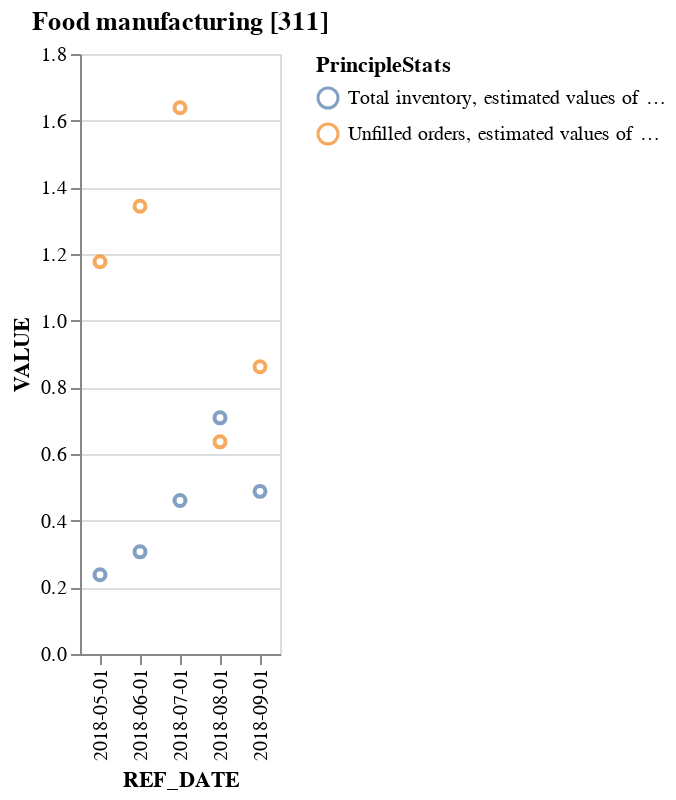

The notebook cell this image was saved under:
### Code cell
plot_supply_and_demand_canada(df_sales, "Food manufacturing [311]")

### Figure 1 — Vega-Lite specification as saved in the notebook (floating-point values rounded to 4 significant figures)
{"config": {"view": {"continuousWidth": 300, "continuousHeight": 300}}, "data": {"name": "data-de93176bbf5556dec1cf4e91ab6b729e"}, "mark": {"type": "point"}, "encoding": {"color": {"field": "PrincipleStats", "type": "nominal"}, "x": {"field": "REF_DATE", "type": "nominal"}, "y": {"field": "VALUE", "type": "quantitative"}}, "params": [{"name": "param_1", "select": {"type": "interval", "encodings": ["x", "y"]}, "bind": "scales"}], "title": "Food manufacturing [311]", "$schema": "https://vega.github.io/schema/vega-lite/v5.20.1.json", "datasets": {"data-de93176bbf5556dec1cf4e91ab6b729e": [{"PrincipleStats": "Total inventory, estimated values of total inventory at end of the month", "GoodType": "Food manufacturing [311]", "REF_DATE": "2018-05-01", "VALUE": 0.2375}, {"PrincipleStats": "Total inventory, estimated values of total inventory at end of the month", "GoodType": "Food manufacturing [311]", "REF_DATE": "2018-06-01", "VALUE": 0.3065}, {"PrincipleStats": "Total inventory, estimated values of total inventory at end of the month", "GoodType": "Food manufacturing [311]", "REF_DATE": "2018-07-01", "VALUE": 0.4607}, {"PrincipleStats": "Total inventory, estimated values of total inventory at end of the month", "GoodType": "Food manufacturing [311]", "REF_DATE": "2018-08-01", "VALUE": 0.7085}, {"PrincipleStats": "Total inventory, estimated values of total inventory at end of the month", "GoodType": "Food manufacturing [311]", "REF_DATE": "2018-09-01", "VALUE": 0.4879}, {"PrincipleStats": "Unfilled orders, estimated values of orders at end of month", "GoodType": "Food manufacturing [311]", "REF_DATE": "2018-05-01", "VALUE": 1.177}, {"PrincipleStats": "Unfilled orders, estimated values of orders at end of month", "GoodType": "Food manufacturing [311]", "REF_DATE": "2018-06-01", "VALUE": 1.343}, {"PrincipleStats": "Unfilled orders, estimated values of orders at end of month", "GoodType": "Food manufacturing [311]", "REF_DATE": "2018-07-01", "VALUE": 1.639}, {"PrincipleStats": "Unfilled orders, estimated values of orders at end of month", "GoodType": "Food manufacturing [311]", "REF_DATE": "2018-08-01", "VALUE": 0.6365}, {"PrincipleStats": "Unfilled orders, estimated values of orders at end of month", "GoodType": "Food manufacturing [311]", "REF_DATE": "2018-09-01", "VALUE": 0.862}]}}
